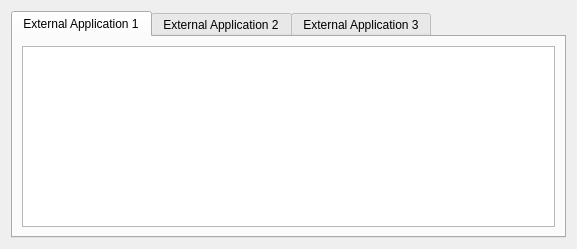
<?xml version="1.0" encoding="UTF-8"?>
<ui version="4.0">
 <class>ExtAppOutput</class>
 <widget class="QWidget" name="ExtAppOutput">
  <property name="geometry">
   <rect>
    <x>0</x>
    <y>0</y>
    <width>577</width>
    <height>249</height>
   </rect>
  </property>
  <property name="windowTitle">
   <string>Form</string>
  </property>
  <layout class="QVBoxLayout" name="verticalLayout">
   <item>
    <widget class="QTabWidget" name="tabWidget">
     <property name="enabled">
      <bool>true</bool>
     </property>
     <property name="styleSheet">
      <string notr="true">
QTabBar::tab:disabled { 
        width: 0px;
        height: 0px;
        margin: 0px;
        padding: 0px;
        border: none;
}

QTabBar::tab:enabled { 
}</string>
     </property>
     <property name="currentIndex">
      <number>0</number>
     </property>
     <widget class="QWidget" name="tab">
      <property name="enabled">
       <bool>true</bool>
      </property>
      <attribute name="title">
       <string>External Application 1</string>
      </attribute>
      <layout class="QVBoxLayout" name="verticalLayout_4">
       <item>
        <widget class="QPlainTextEdit" name="pteApp1">
         <property name="readOnly">
          <bool>true</bool>
         </property>
        </widget>
       </item>
      </layout>
     </widget>
     <widget class="QWidget" name="tab_2">
      <attribute name="title">
       <string>External Application 2</string>
      </attribute>
      <layout class="QVBoxLayout" name="verticalLayout_3">
       <item>
        <widget class="QPlainTextEdit" name="pteApp2">
         <property name="readOnly">
          <bool>true</bool>
         </property>
        </widget>
       </item>
      </layout>
     </widget>
     <widget class="QWidget" name="tab_3">
      <attribute name="title">
       <string>External Application 3</string>
      </attribute>
      <layout class="QVBoxLayout" name="verticalLayout_2">
       <item>
        <widget class="QPlainTextEdit" name="pteApp3">
         <property name="readOnly">
          <bool>true</bool>
         </property>
        </widget>
       </item>
      </layout>
     </widget>
    </widget>
   </item>
  </layout>
 </widget>
 <resources/>
 <connections/>
</ui>
